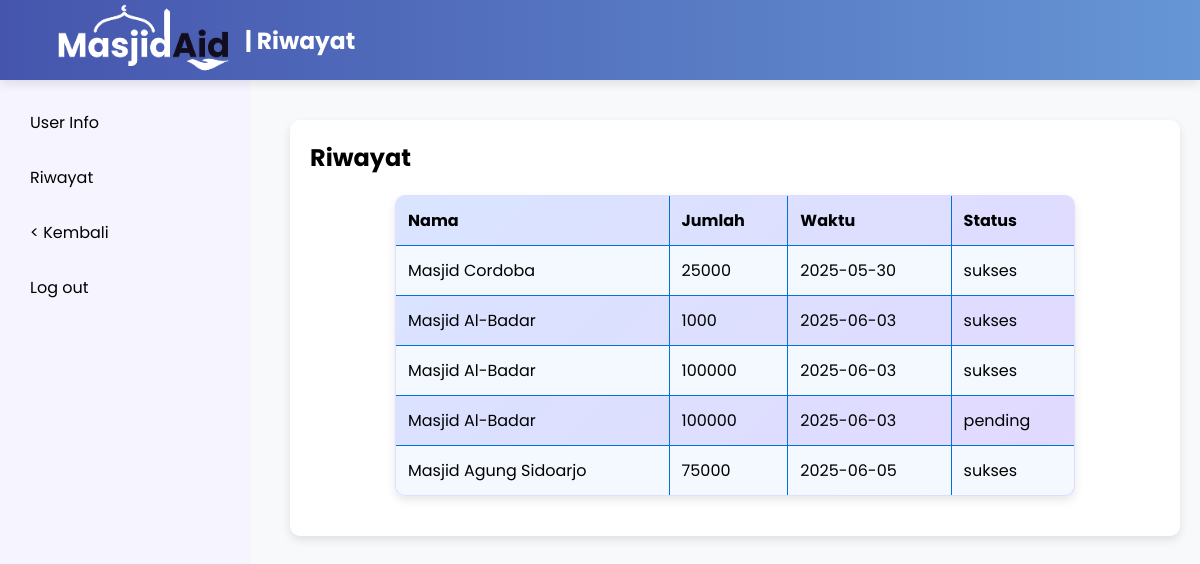
Page /page/profile/riwayat.php (signed in) on the committed database.
### tables this page shows
CREATE TABLE `transaksi` (
  `id_transaksi` int(11) NOT NULL,
  `jumlah` int(11) DEFAULT NULL,
  `waktu` date DEFAULT current_timestamp(),
  `pesan` varchar(255) DEFAULT NULL,
  `status` enum('pending','sukses','','') NOT NULL,
  `user_id` int(11) DEFAULT NULL,
  `id_donasi` int(11) DEFAULT NULL,
  `id_metode` int(11) DEFAULT NULL
);

CREATE TABLE `donasi_tujuan` (
  `id_donasi` int(11) NOT NULL,
  `foto` varchar(255) NOT NULL,
  `nama` varchar(200) DEFAULT NULL,
  `alamat` varchar(200) DEFAULT NULL,
  `alamat_lengkap` varchar(255) NOT NULL,
  `hp` int(15) NOT NULL,
  `penggunaan` varchar(50) DEFAULT NULL,
  `jumlah` decimal(50,0) NOT NULL
);

### page/profile/riwayat.php (the view, shortened to what this page needs)
<?php
include "../login_user/koneksi.php";
$user_id = $_SESSION['user_id'];
$query = "SELECT
            t.waktu,
            t.jumlah,
            t.status,
            d.nama
        FROM
            transaksi AS t
        JOIN
            donasi_tujuan AS d ON t.id_donasi = d.id_donasi
        WHERE
            t.user_id = '$user_id';
        ";
$sql = mysqli_query($koneksi, $query);
?>
<!DOCTYPE html>
<html lang="id">
<head>
    <link rel="stylesheet" href="../css/style-profile.css">
</head>
<body>
    <header>
        <div class="fcontainer">
            <nav class="wrapper">
                <div class="brand">
                    <img src="../img/assets/LOGO.png" alt="">
                    <h3 style="color:white;">| Riwayat</h3>
                </div>
            </nav>
        </div>
    </header>
    <div class="container">
        <aside class="sidebar">
            <ul>
                <li><a href="profile.php"> User Info</a></li>
                <li><a href="#riwayat"> Riwayat</a></li>
                <li><a href="../info.php">
                        < Kembali</a>
                </li>
                <li class="logout"><a href="../login_user/logout.php"> Log out</a></li>
            </ul>
        </aside>
        <main id="user-info" class="content">
            <section class="content-section">
                <table>
                    <h2>Riwayat</h2>
                    <tr>
                        <th>Nama</th>
                        <th>Jumlah</th>
                        <th>Waktu</th>
                        <th>Status</th>
                    </tr>
                    <?php while ($result = mysqli_fetch_assoc($sql)) { ?>
                        <tr>
                            <td><?php echo $result['nama']; ?></td>
                            <td><?php echo $result['jumlah']; ?></td>
                            <td><?php echo $result['waktu']; ?></td>
                            <td><?php echo $result['status']; ?></td>
                        </tr>
                    <?php } ?>
                </table>
            </section>
        </main>
    </div>
</body>
</html>

### page/css/style-profile.css (style rules this page uses)
* { margin: 0; padding: 0; box-sizing: border-box; font-family: "Poppins", sans-serif; scroll-behavior: smooth; }
body { display: flex; height: 100vh; background: #f8f9fa; }
.container { display: flex; width: 100%; }
.fcontainer { display: flex; width: 100%; }
.content { margin-left: 270px; padding-top: 1000px; padding: 20px; }
header { position: fixed; top: 0; left: 0; width: 100%; height: 80px; background: linear-gradient(to right, #4555ad, #6696d5); z-index: 1000; box-shadow: 0px 4px 10px rgba(0, 0, 0, 0.1); display: flex; align-items: center; padding: 0 20px; }
header { background: linear-gradient( to right, #4555ad, #6696d5 ); }
.wrapper { display: flex; align-items: center; justify-content: space-between; font-size: 20px; padding: 10px; width: 100%; height: 80px; overflow: visible; }
.brand { display: flex; flex-direction: row; padding: 15px; align-items: center; }
.brand > img { width: 200px; height: auto; padding-top: 0; margin-top: 10px; }
.sidebar { width: 250px; background: #f6f4ff; color: black; padding: 20px; position: fixed; top: 80px; left: 0; height: calc( 100vh - 80px ); overflow-y: auto; }
.sidebar ul { list-style: none; padding: 0; }
.sidebar ul li { margin-bottom: 10px; }
.sidebar ul li a { display: flex; align-items: center; gap: 10px; text-decoration: none; color: black; padding: 10px; border-radius: 10px; transition: background 0.3s; }
.logout a { color: #f8d7da; }
.content-section { scroll-margin-top: 200px; }
.content { margin-left: 270px; margin-top: 100px; padding: 20px; width: calc(100% - 270px); position: relative; }
.content-section { background: white; padding: 20px; border-radius: 10px; box-shadow: 0px 4px 10px rgba(0, 0, 0, 0.1); margin-bottom: 20px; }
html { scroll-behavior: smooth; }
table { width: 80%; margin: 20px auto; border-collapse: collapse; background: linear-gradient(135deg, #d9e4ff, #e2d9ff); border-radius: 10px; border: 1px solid #0072d6; overflow: hidden; box-shadow: 0px 4px 10px rgba(0, 0, 0, 0.1); }
th, td { padding: 12px; border: 1px solid #0072d6; text-align: left; }
th { background-color: linear-gradient(135deg, #d9e4ff, #e2d9ff); color: rgb(0, 0, 0); }
tr:nth-child(even) { background-color: #f3f9ff; }

### rows in the picture
transaksi: id_donasi.nama "Masjid Cordoba", jumlah "25000", waktu "2025-05-30", status "sukses"
transaksi: id_donasi.nama "Masjid Al-Badar", jumlah "1000", waktu "2025-06-03", status "sukses"
transaksi: id_donasi.nama "Masjid Al-Badar", jumlah "100000", waktu "2025-06-03", status "sukses"
transaksi: id_donasi.nama "Masjid Al-Badar", jumlah "100000", waktu "2025-06-03", status "pending"
transaksi: id_donasi.nama "Masjid Agung Sidoarjo", jumlah "75000", waktu "2025-06-05", status "sukses"
